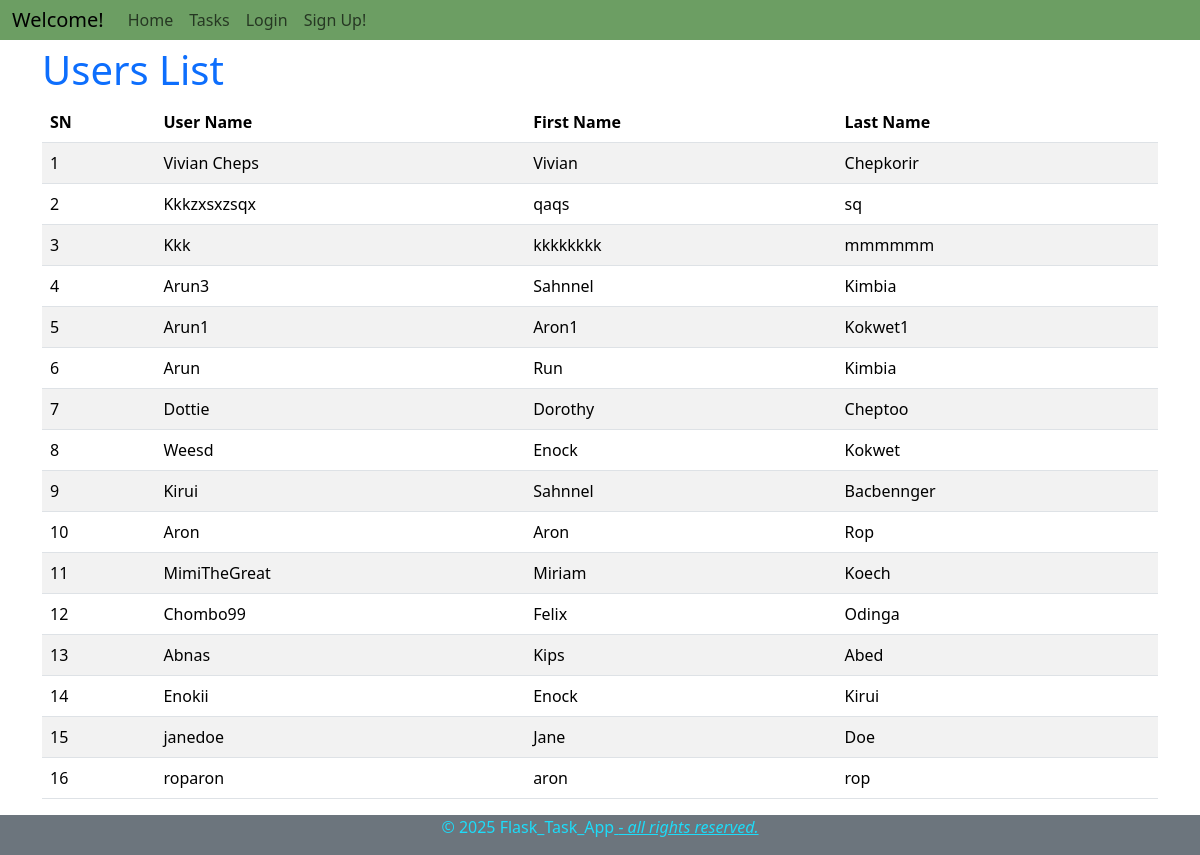
The page /user_list on the database as committed earlier.
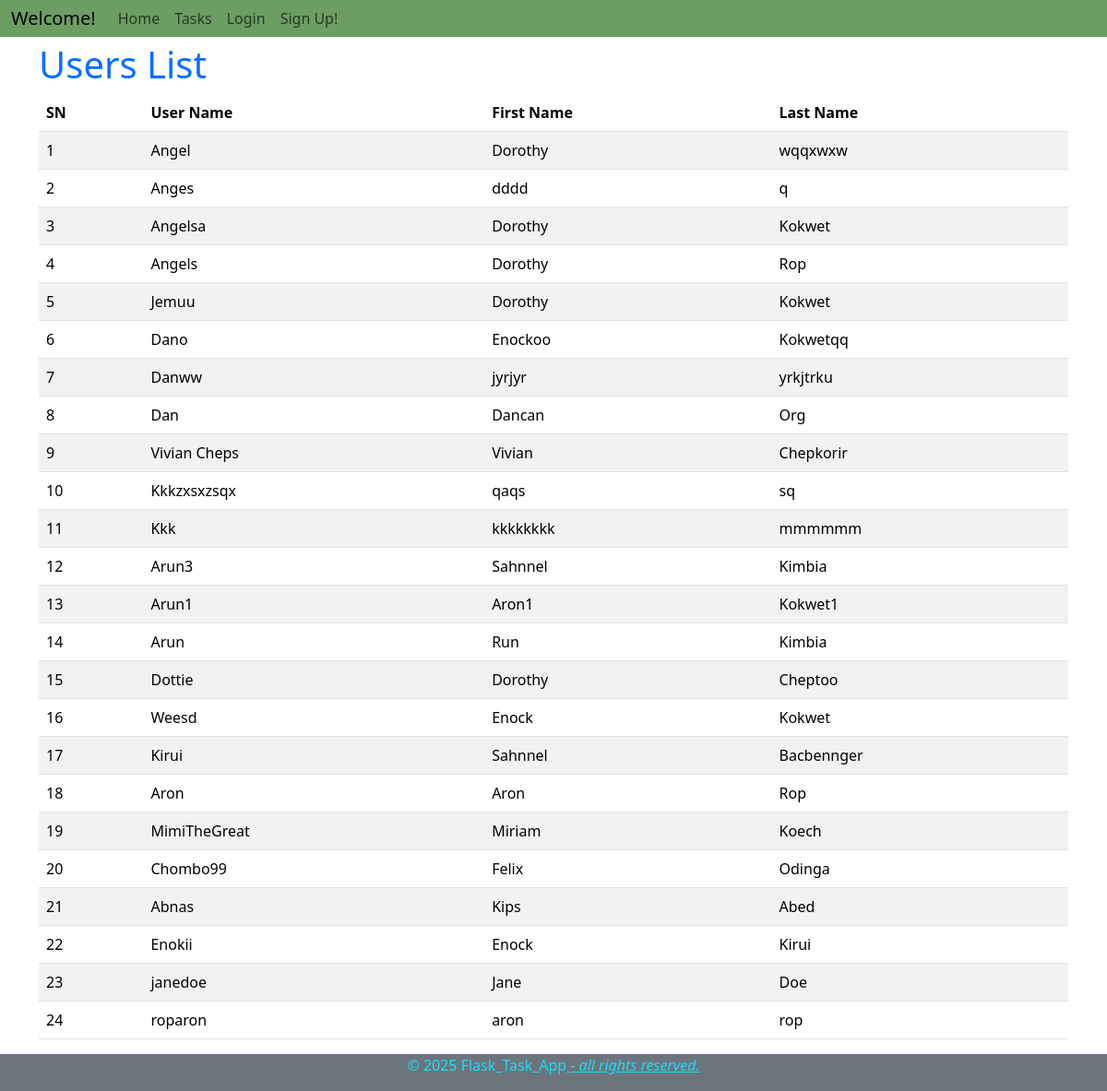
The same page on the database as committed later.
### app/models.py (models this page shows, shortened)
class User(db.Model, UserMixin):
    user_id = db.Column(db.Integer, primary_key=True)
    user_name = db.Column(db.String(50), nullable=False, unique=True)
    first_name = db.Column(db.String(50), nullable=False)
    last_name = db.Column(db.String(50), nullable=False)
    password = db.Column(db.String(50), nullable=False)
    tasks = db.relationship('Task', backref='user', lazy=True)

### app/routes.py (the view)
@app.route('/user_list', methods=['GET'])
def user_list():
    users = User.query.all()
    return render_template('user_list.html', title='User List', users=users)

### app/templates/user_list.html
{% extends "base.html" %}
{% block content %}
<div class="container mt-2">
<h1 class="text-primary">Users List</h1>
<table class="table table-striped table-lg">
    <thead>
        <tr>
            <th>SN</th>
            <th>User Name</th>
            <th>First Name</th>
            <th>Last Name</th>
        </tr>
    </thead>
    <tbody>
        {% for user in users|reverse %}
        <tr>
            <td>{{ loop.index }}</td>
            <td>{{ user.user_name }}</td>
            <td>{{ user.first_name }}</td>
            <td>{{ user.last_name }}</td>
        </tr>
        {% endfor %}
    </tbody>
</table>
</div>
{% endblock %}

### app/templates/base.html (shortened to what this page needs)
<!DOCTYPE html>
<html lang="en">
<head>
    <link href="https://cdn.jsdelivr.net/npm/bootstrap@5.3.5/dist/css/bootstrap.min.css" rel="stylesheet">
</head>
</head>
<body>
    <nav class="navbar navbar-expand-sm bg-body-tertiary sticky-top p-0">
        <div class="container-fluid" style="background-color: rgb(108, 158, 99);">
            <a class="navbar-brand" href="#">Welcome!</a>
            <div class="collapse navbar-collapse" id="navbarNavAltMarkup">
                <div class="navbar-nav">
                    <a class="nav-link {% if request.endpoint == 'home' %}active{% endif %}" href="{{ url_for('home') }}">Home</a>
                    <a class="nav-link {% if request.endpoint == 'tasks' %}active{% endif %}" href="{{ url_for('tasks') }}">Tasks</a>
                    {% if current_user.is_authenticated %}
                        <a class="nav-link {% if request.endpoint == 'logout' %}active{% endif %}" href="{{ url_for('logout') }}">Logout</a>
                    {% else %}
                        <a class="nav-link {% if request.endpoint == 'login' %}active{% endif %}" href="{{ url_for('login') }}">Login</a>
                        <a class="nav-link {% if request.endpoint == 'users' %}active{% endif %}" href="{{ url_for('users') }}">Sign Up!</a>
                    {% endif %}
                </div>
            </div>
        </div>
    </nav>
    {% block content %}
    {% endblock %}
</body>
<footer class="bg-secondary color-rgp text-white text-center py-0 mt-auto position-sticky bottom-0">
    <p style="color: rgb(29, 220, 249);">&copy; 2025 Flask_Task_App<i class="text-decoration-underline"> - all rights reserved.</i></p></footer>
</html>

### app/templates/base.html (style rules this page uses)
html, body { height: 100%; }
body { display: flex; flex-direction: column; }
nav { flex-grow: 0; margin-top: -2px; padding: 0.5rem 0; }

Rows that differ between the two databases and show on the page:
added User: user_name "Angel", first_name "Dorothy", last_name "wqqxwxw"
added User: user_name "Anges", first_name "dddd", last_name "q"
added User: user_name "Angelsa", first_name "Dorothy", last_name "Kokwet"
added User: user_name "Angels", first_name "Dorothy", last_name "Rop"
added User: user_name "Jemuu", first_name "Dorothy", last_name "Kokwet"
added User: user_name "Dano", first_name "Enockoo", last_name "Kokwetqq"
added User: user_name "Danww", first_name "jyrjyr", last_name "yrkjtrku"
added User: user_name "Dan", first_name "Dancan", last_name "Org"
